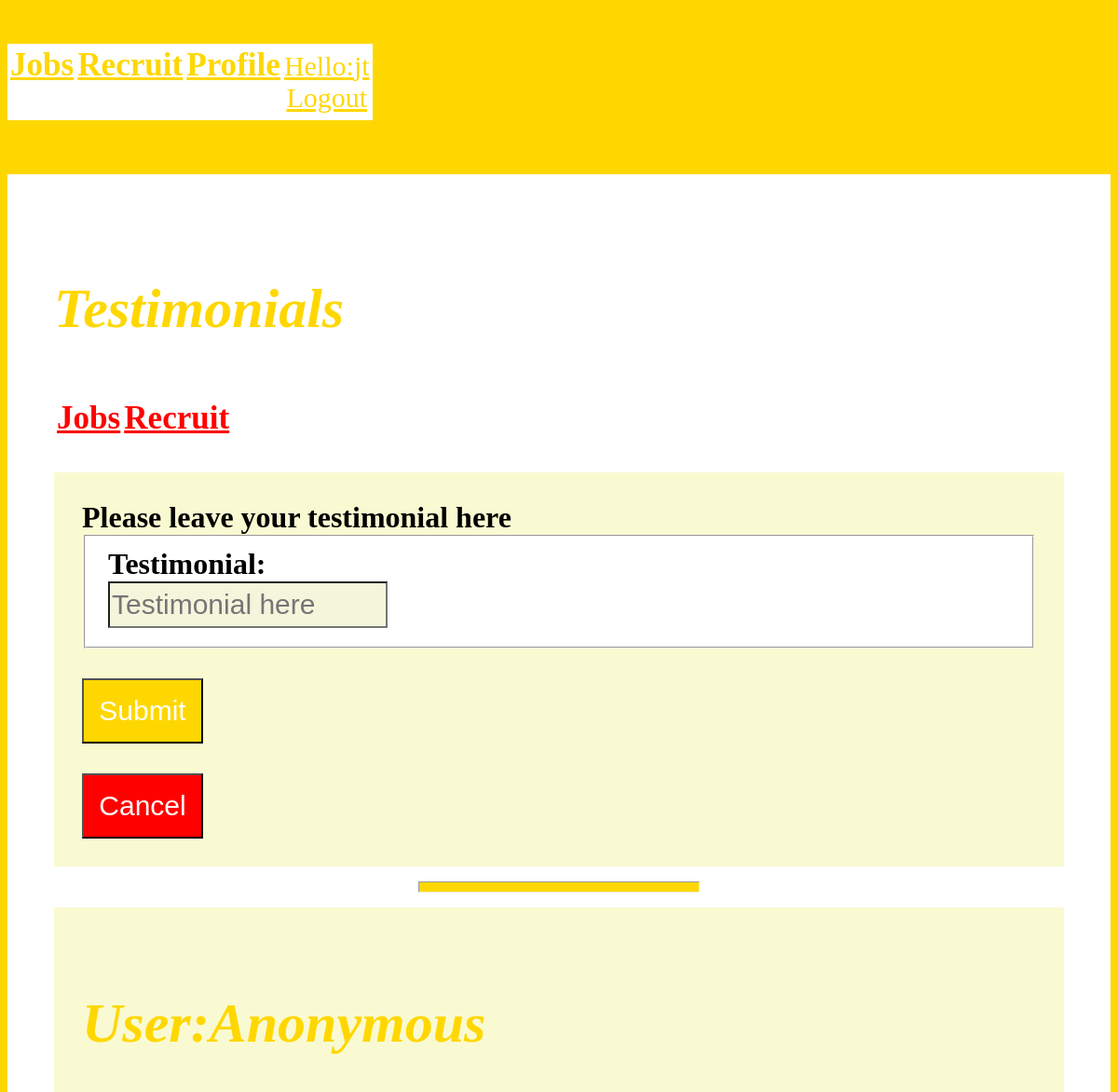
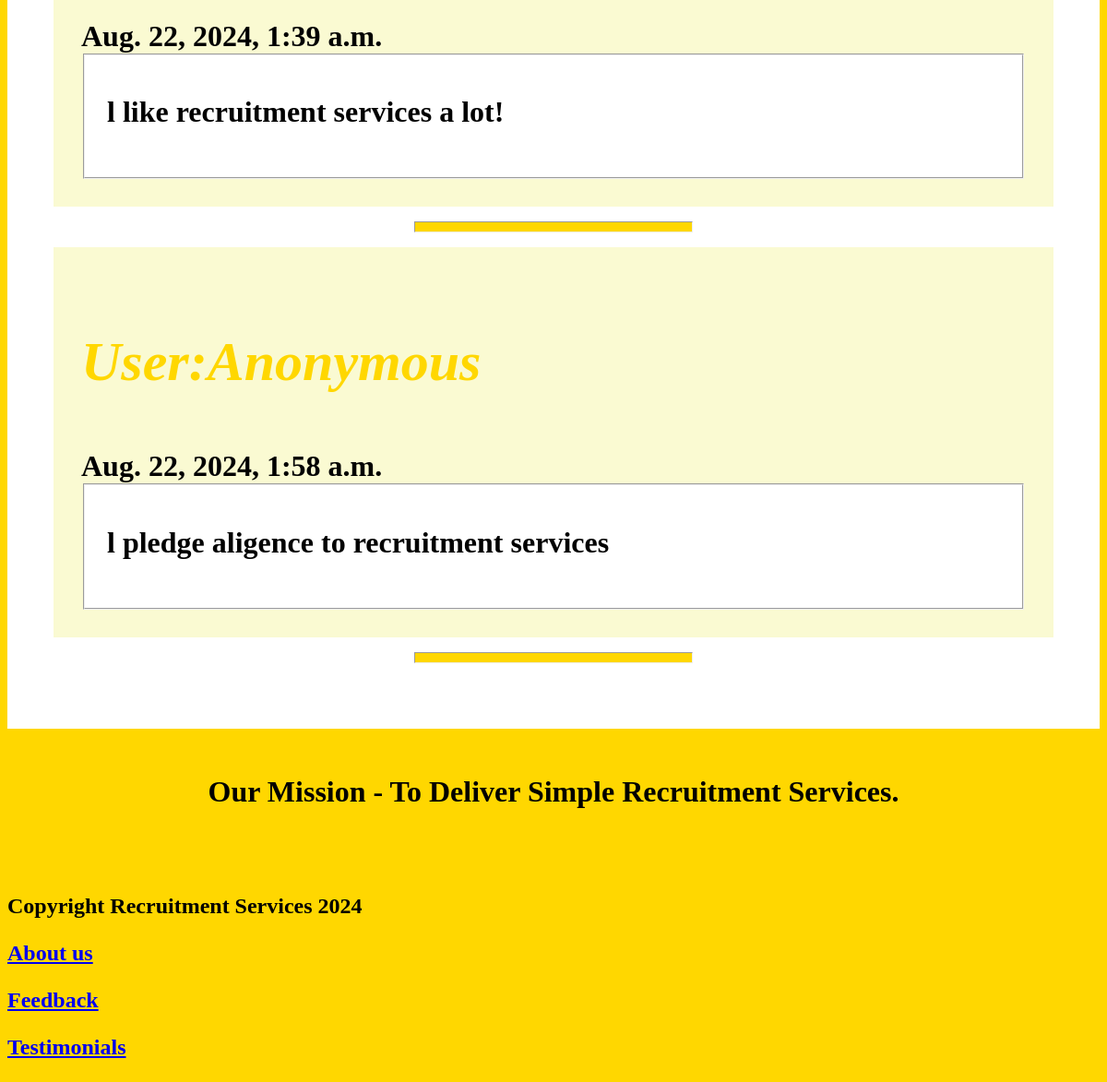
The app's page /testimonials (signed in) with its own data (2 pictures, top to bottom).
### recruitersite/models.py (models this page shows, shortened)
class Testimonial(models.Model):
    testimonialid = models.IntegerField(blank=False,unique=True,primary_key=True)
    user = models.ForeignKey(User,on_delete=models.CASCADE,blank=True)
    testimony = models.CharField(blank=True,max_length=500,unique=False)
    date_posted = models.DateTimeField()

### recruitmentservices/views.py (the view, shortened to what this page needs)
# urls.py: path('testimonials',views.testimonials,name='testimonials'),
def testimonials(request):
    testimonial=request.POST.get('testimonial')
    testimonials=Testimonial.objects.all()
    my_dict = {'testimonials':testimonials}
    return render(request,'recruitmentservices/testimonials.html',context=my_dict)

### templates/recruitmentservices/testimonials.html (shortened to what this page needs)
{% extends 'recruitmentservices/base.html' %}
{% load static %}
{% block body_block %}
<div class='main_container'>
    <div class='center'>
    <h1 class='title'><p class='signin'>Testimonials</p>
        <table class='table'>
    <td class='td6'align=center><a class='link' href='{% url 'index'%}'><h3>Jobs</h3></a></td>
            <td class='td6'align=center><a class='link' href='{% url 'recruitersite_app:index'%}'><h3>Recruit</h3></a></td>
        </table>
            <div class='vaccancy_div'>
                       <form action={% url 'testimonials'%} method='POST'enctype='multipart/form-data' method='post'>
                <label for='testimonial'>Please leave your testimonial here</label>
                <fieldset class='main_container'>
                    <label for='testimonial'>Testimonial:</label>
                    <br><input class='input' type='text'name='testimonial'id='testimonial'placeholder='Testimonial here'>
                </fieldset>
                      <p><input class='registerbtn1' class='button1' type='submit' name='' value='Submit'></p>
    </form>
                    <a href='{% url 'index'%}'><input class='registerbtn2'  type='submit' name='' value='Cancel'></a>
        </div>  <hr class='hr'>
                        {%for testimony in testimonials%}
                        {%if testimony.user.id == 1%}
                        <div class='vaccancy_div'>
            <p class='signin'>User:Anonymous</p>{{testimony.date_posted}}<fieldset class='main_container'><p>{{testimony.testimony}}</p></fieldset>
        </div><hr class='hr'>
                {%else%}
                          <div class='vaccancy_div'>
            <p class='signin'>User:{{testimony.user}}</p>{{testimony.date_posted}}<fieldset class='main_container'><p>{{testimony.testimony}}</p></fieldset>
        </div><hr class='hr'>
     {%endif%}
                        {%endfor%}
        </h1>
    </div></div>
    {% endblock %}

### templates/recruitmentservices/base.html (shortened to what this page needs)
{% load static %}
<html>
<head>
      <link rel='stylesheet'href={% static 'css/style.css'%}>
</head>
<body class='head'><br>
   <h1>
<table class='table'>
    <td class='td6'align=center><a class='links' href='{% url 'index'%}'><h3>Jobs</h3></a></td>
<td class='td6'align=center><a class='links' href='{% url 'recruitersite_app:index'%}'><h3>Recruit</h3></a></td>
<td class='td6'align=center><a class='links' href='{% url 'index'%}'><h3>Profile</h3></a></td>
    {% if user.is_authenticated %}
            <td class='td6'align=center><a class='links' href='{% url 'accounts_app:user_logout'%}'>Hello:{{user.username}}<br>Logout </a></td>
          {% else %}
            <td class='td6'align=center><a class='links' href='{% url 'accounts_app:user_login'%}'><br><h3>Login</h3></a></td>
          {% endif %}
</table>{{user.profile_pics}}<br>
</h1>
</body>
{% block body_block %}{% endblock %}
   <div align='center'class='body'>
<br><h1><p  class='brandtext'>Our Mission - To Deliver Simple Recruitment Services.</p>
    </h1><br><br></div>
<div class='footer'>
   <h2><p>Copyright Recruitment Services 2024</p><a href='{%url 'aboutus'%}'><p>About us</p></a><a href='{%url 'feedback'%}'><p>Feedback</p></a><a href='{%url 'testimonials'%}'><p>Testimonials</p></a></h2>
</div>
</html>

### static/css/style.css (style rules this page uses)
.head { background-color: gold; }
.main_container { background-color: white; }
.link { color:red; }
.links { color:gold; font-style: normal; }
.center { padding:50px; }
.input { height:50px; width:300px; font-size: 30px; background-color:beige; }
.vaccancy_div { background-color: lightgoldenrodyellow; padding: 30px; }
.hr { width: 300px; height: 10px; background-color: gold; color:gold; }
.signin { color:gold; font-size: 60px; font-style: oblique; font-weight:900; }
.registerbtn1 { background-color:gold; color:white; height:70px; width:130px; font-size:30px; size:70px; }
.registerbtn2 { background-color:red; color:white; height:70px; width:130px; font-size:30px; size:70px; }
.table { background-color: white; border-bottom-color: red; border-bottom-width: 30px; }
.td6 { color:gold; font-size: 30px; border-bottom-color: aqua; border-bottom-color: red; border-bottom-width: 30px; }

### records on screen
Testimonial: date_posted "Aug. 22, 2024, 1:39 a.m.", testimony "l like recruitment services a lot!"
Testimonial: date_posted "Aug. 22, 2024, 1:58 a.m.", testimony "l pledge aligence to recruitment services"

### other values on screen
{{ user.username }} "jt"
